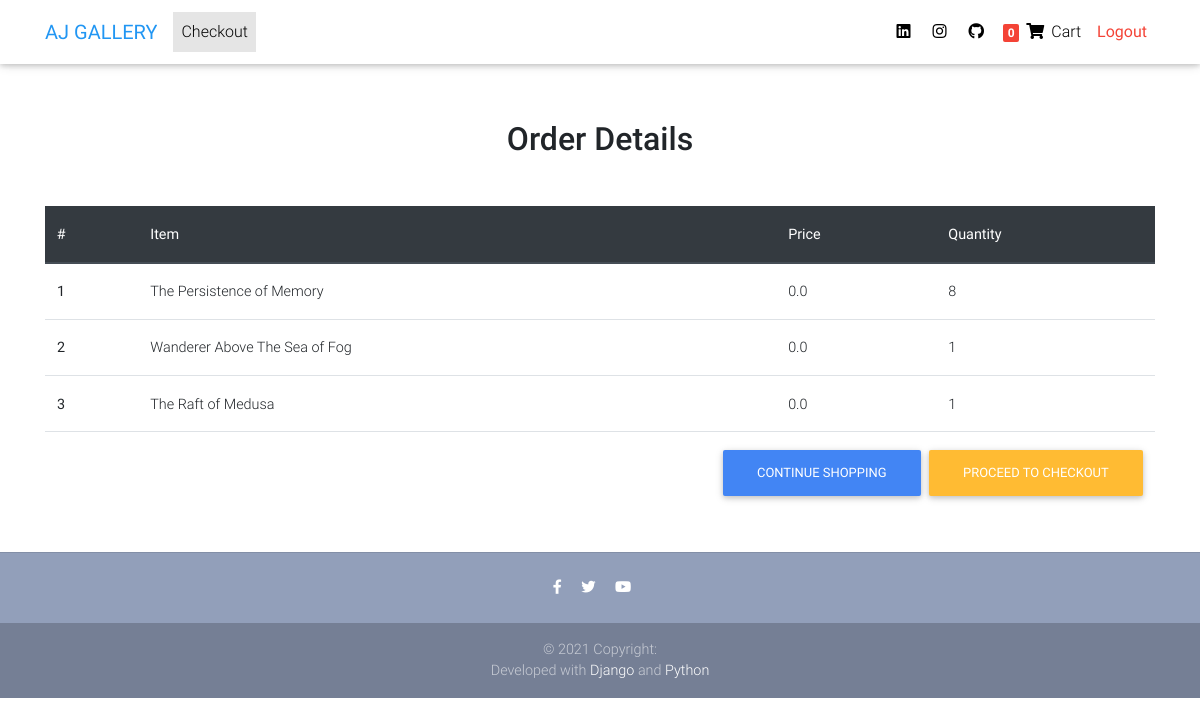
Page /cart/ (signed in) on the earlier database version.
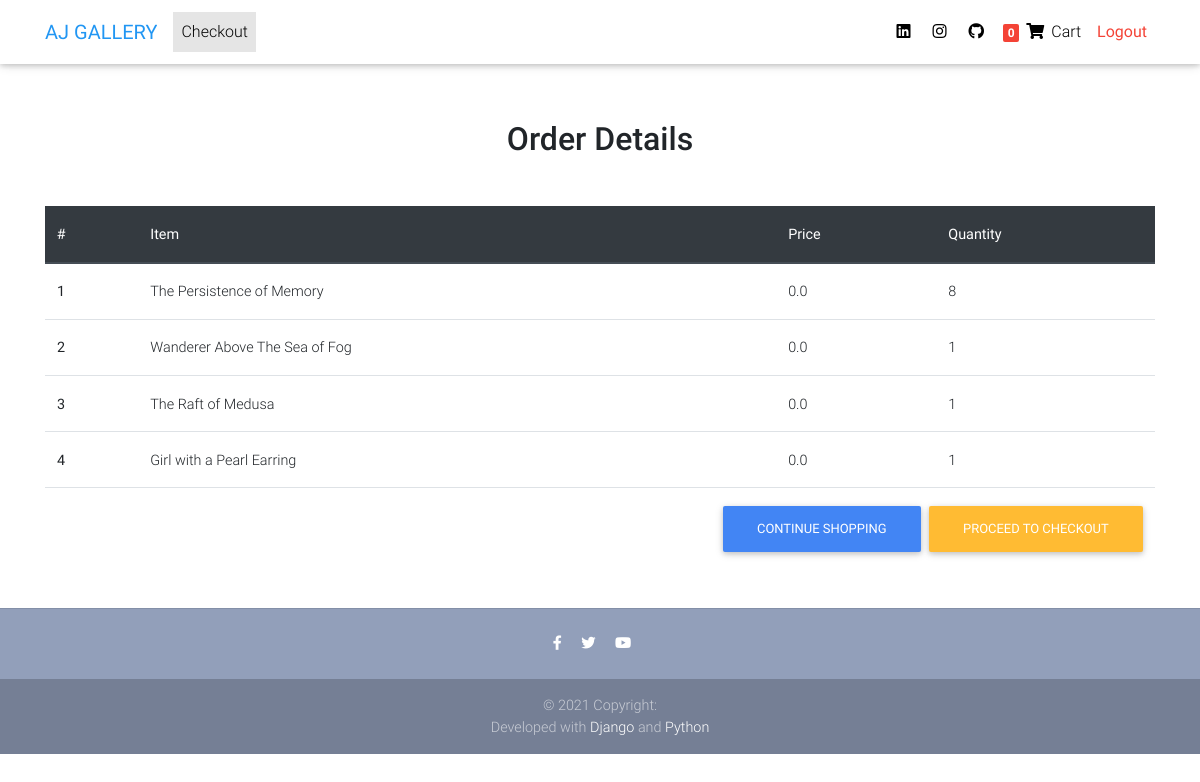
Same page on the later database version.
### core/models.py (models this page shows, shortened)
class OrderItem(models.Model):
    user = models.ForeignKey(settings.AUTH_USER_MODEL, on_delete=models.CASCADE,)
    ordered = models.BooleanField(default=False)
    item = models.ForeignKey(Item,on_delete=models.CASCADE)
    quantity = models.IntegerField(default=1)

class Item(models.Model):
    title = models.CharField( max_length=50)
    price = models.CharField(max_length=50)
    category = models.CharField(choices = CATEGORY_CHOICES, max_length=100)
    slug = models.SlugField()
    description = models.TextField(max_length=3000)
    image = models.ImageField()

### core/views.py (the view)
# urls.py: path('cart/', CartView.as_view(), name='cart'),
class CartView(LoginRequiredMixin, View):
    def get(self, *args, **kwargs):
        try:
            order = Order.objects.get(user=self.request.user, ordered=False)
            context= {
                'iron': order
            }
            return render(self.request, 'cart.html', context)
        except ObjectDoesNotExist:
            messages.error(self.request, "you do not have an active order")
            return redirect("/")

### templates/cart.html
{% extends 'base.html' %}
{% load static %}
{% block content %}
 <main>
    <div class="container">
    <div class="table-responsive text-nowrap">
    <h2 class="my-5 h2 text-center"> Order Details </h2>
    <table class="table">
        <thead class="thead-dark">
            <tr>
            <th scope="col">#</th>
            <th scope="col">Item</th>
            <th scope="col">Price</th>
            <th scope="col">Quantity</th>
            </tr>
        </thead>
        <tbody>
        {% for order_item in iron.items.all %}
            <tr>
            <th scope="row">{{ forloop.counter }}</th>
            <td>{{ order_item.item.title }}</td>
            <td>{{ order_item.item.price }}</td>
            <td>{{ order_item.quantity }}</td>
            </tr>
        {% endfor %}
        <tr>
            <td colspan="5">
            <a class='btn btn-warning float-right ml-2' href='/checkout/'>Proceed to checkout</a>
            <a class='btn btn-primary float-right' href='/'>Continue shopping</a>
            </td>
        </tr>
        </tbody>
    </table>
    </div>
 </main>
{% endblock %}

Differences in the rows shown:
added OrderItem: item "Girl with a Pearl Earring", item.price "0.0", quantity "1"
